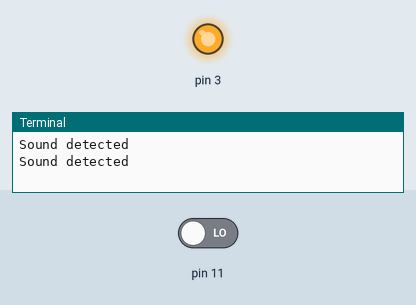
A program run on a simulated Raspberry Pi (header pin numbers). Shown: output pins drawn as LEDs (lit = HIGH), the last lines printed to the terminal. Inputs (shaded band) come from the test bench; at power-on: pin 11 LOW.

Above: at 1.2 s.
1.3 s: pin 11 driven HIGH
At 2.8 s:
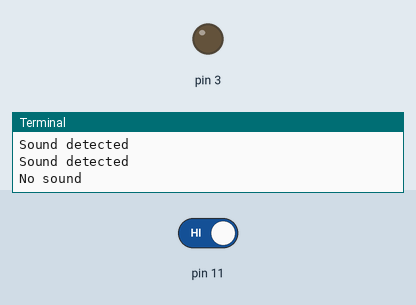
3.5 s: pin 11 driven LOW
At 4.3 s:
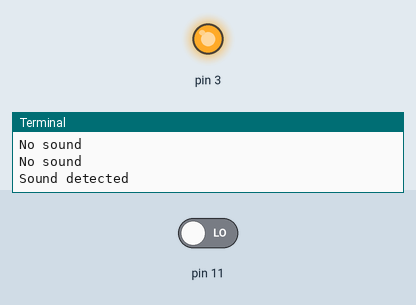
Timing chart, 0 to 6.5 s (numbered marks = the images above; inputs shaded):
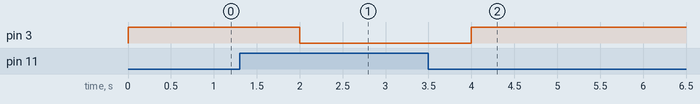

Measured:
- after the input at 1.3 s, pin 3: HIGH → LOW after 0.70 s
- after the input at 3.5 s, pin 3: LOW → HIGH after 0.50 s

The program:

Sound_detection.py
```python
import RPi.GPIO as GPIO
from time import sleep
GPIO.setwarnings(False)
GPIO.setmode(GPIO.BOARD)
GPIO.setup(11,GPIO.IN)
GPIO.setup(3,GPIO.OUT)
while True:
    if(GPIO.input(11)==True):
        GPIO.output(3,False)
        print('No sound')
        sleep(1)
    if(GPIO.input(11)==False):
        GPIO.output(3,True)
        print('Sound detected')
        sleep(1)
```
